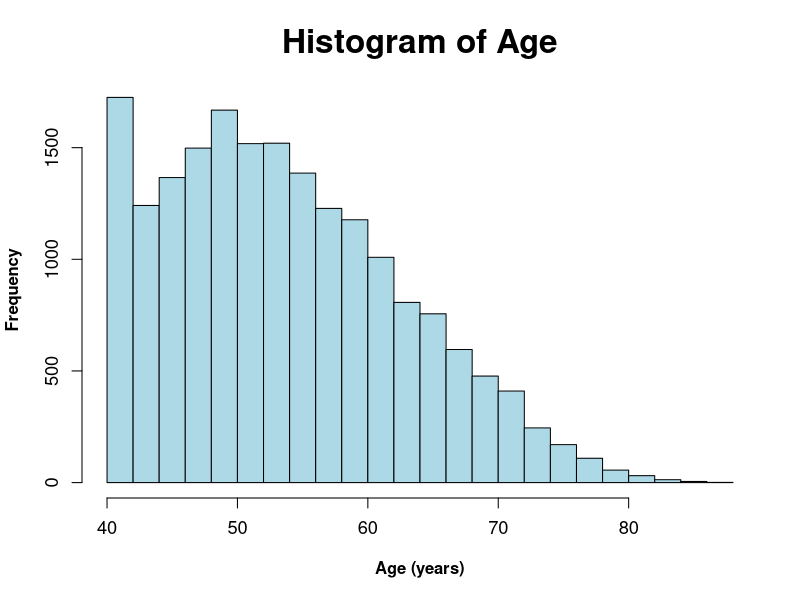
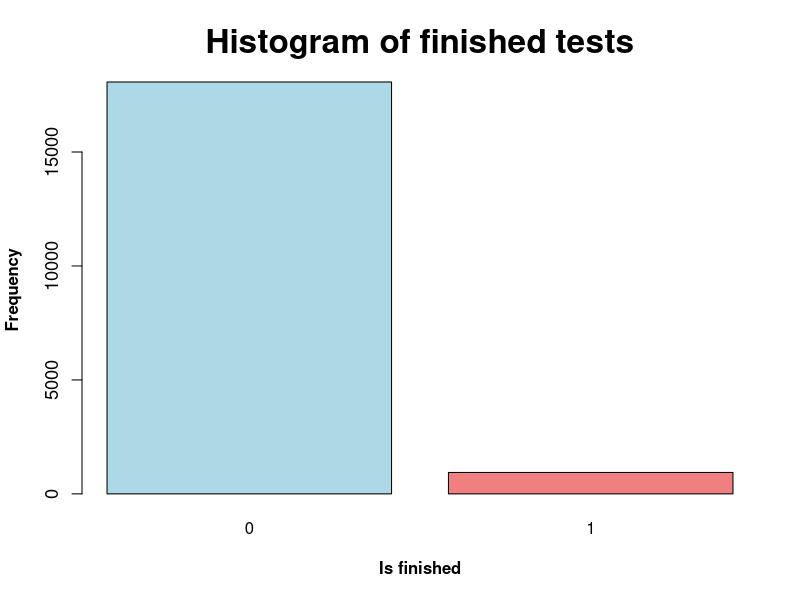
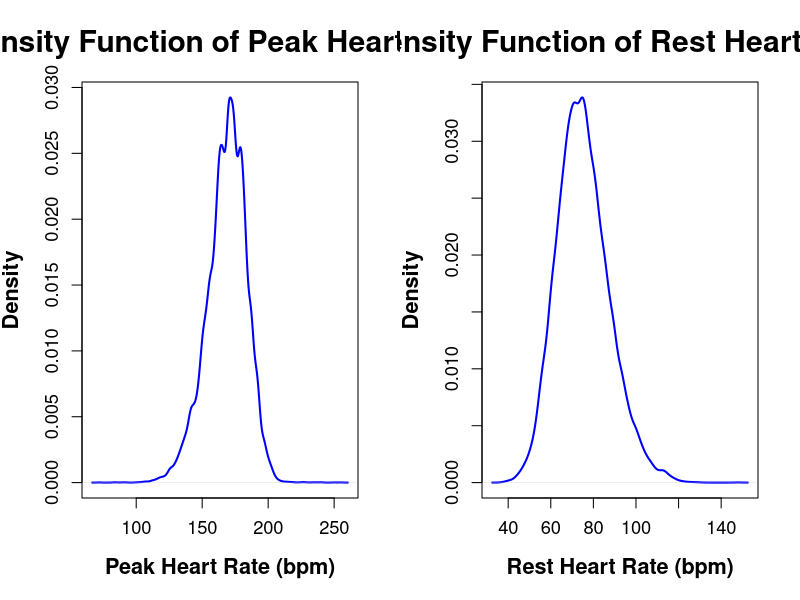
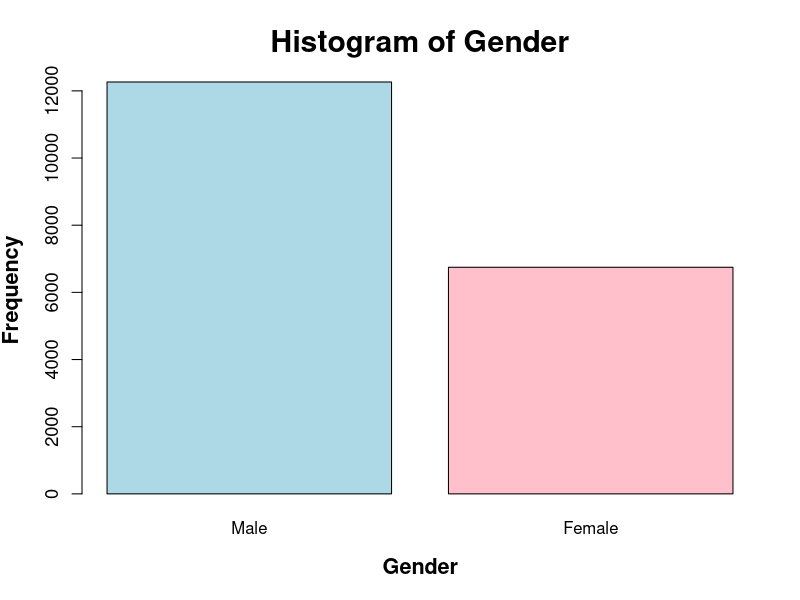
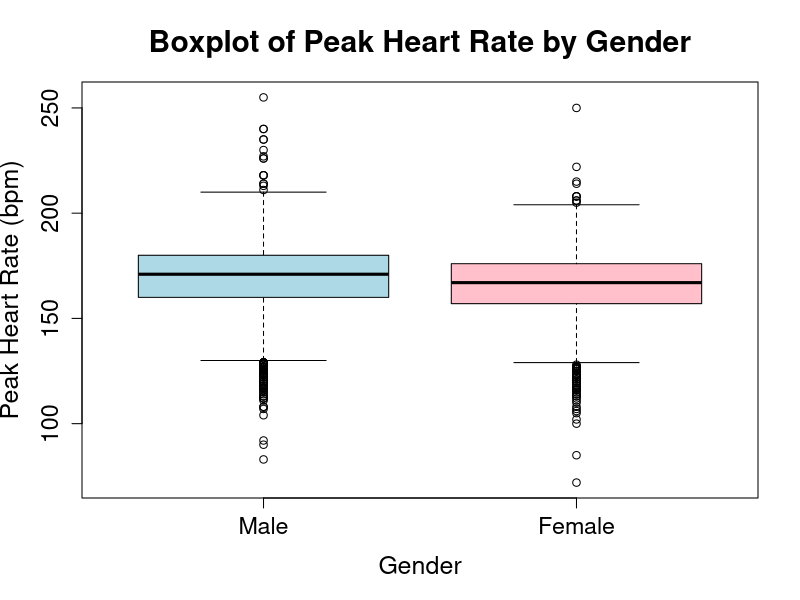
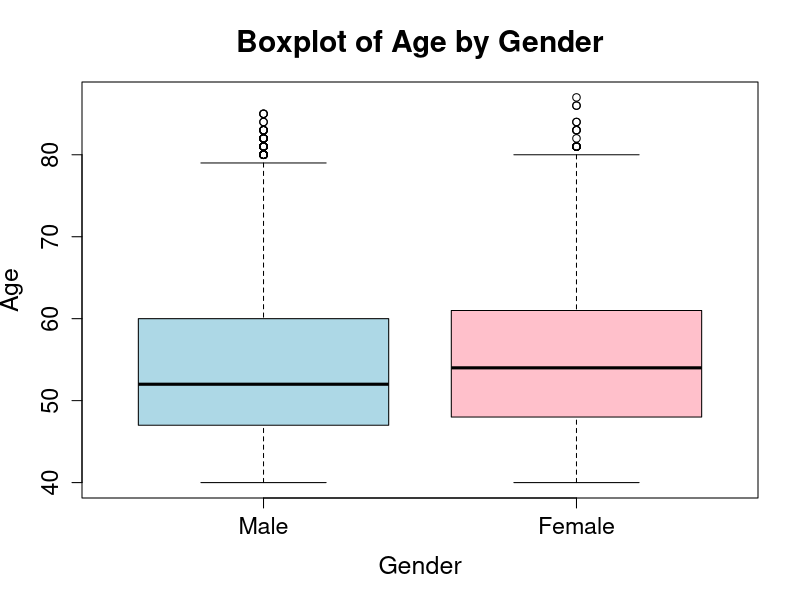
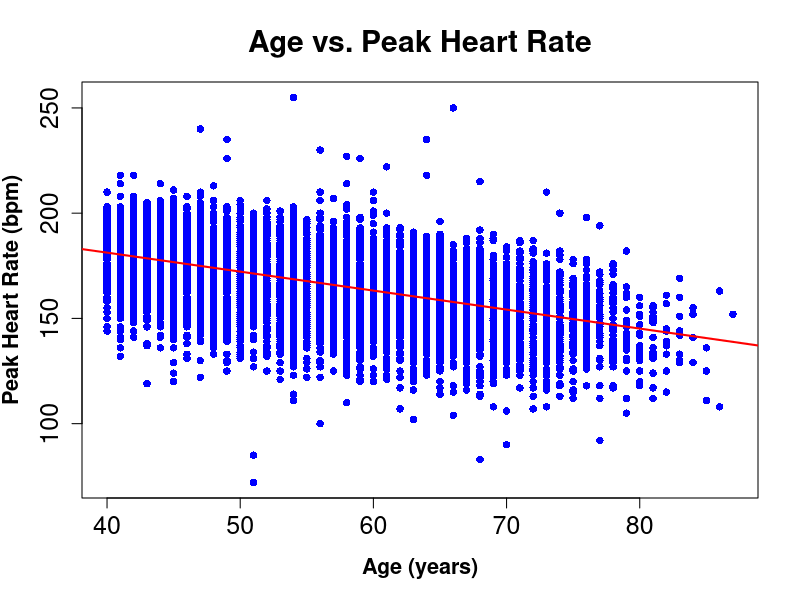
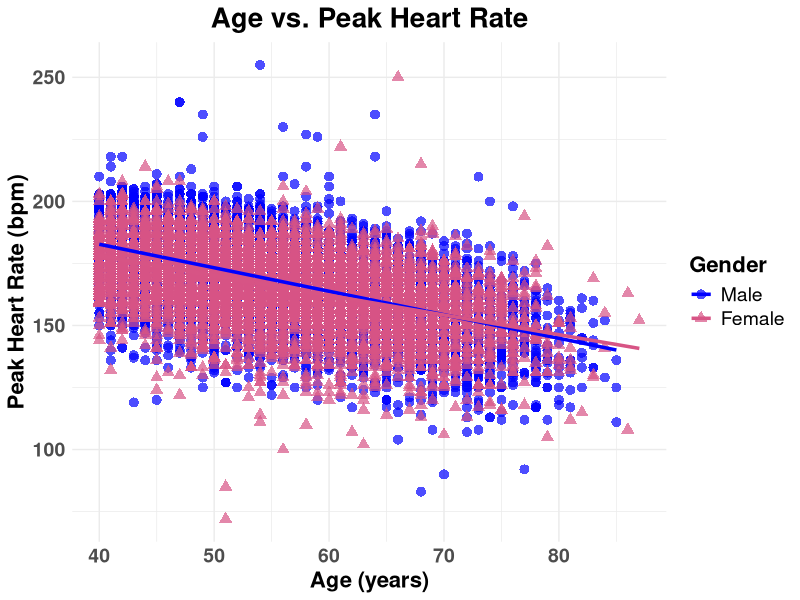

Source code (R) for these figures, in order: (Note: this script raises an error after producing the figures.)
# Project 4 - Survival Analysis 
# Authors: Weronika Dyszkiewicz, Katarzyna Mamla

# Load packages
library(survival)
library(survminer)
library(ggplot2)

data<-read.csv('data_sydo_etal.csv')
data<-na.omit(data)
data$female <- as.factor(data$female)
data$Finished.test <- as.numeric(data$Finished.test)


# 1. Perform a descriptive analysis  (e.g., summary statistics/plots) for each variable.
# Construct plots that allow the visualization of the relationship between age and the maximum heart.
# Calculate appropriate measures of associations for the relationship between age and the maximum heart
# and provide an initial interpretation of the data. 

head(data)
str(data)
summary(data)
# 1 observation is missing in rest_hr

table(data$female)
table(data$Finished.test)

# a) Histogram of Age
hist(data$age, 
     col = "lightblue", 
     main = "Histogram of Age", 
     xlab = "Age (years)", 
     ylab = "Frequency", 
     breaks = 20,
     cex.main = 2,
     cex.lab = 1,
     font.lab = 2,
     cex.axis = 1.1,
     font.axis = 1.6)

# b) Histogram of finished tests
finished_test_counts <- table(data$Finished.test)
barplot(
  finished_test_counts,
  col = c("lightblue", "lightcoral"),
  main = "Histogram of finished tests", 
  xlab = "Is finished", 
  ylab = "Frequency",
  cex.lab = 1,
  font.lab = 2,
  cex.main = 2,
  cex.axis = 1.1,
  font.axis = 1.6
)

# c) Density Function of Peak Heart Rate and Density Function of Rest Heart Rate
par(mfrow = c(1, 2))
density_peak_hr <- density(data$peak_hr)

plot(
  density_peak_hr, 
  main = "Density Function of Peak Heart Rate",
  xlab = "Peak Heart Rate (bpm)", 
  ylab = "Density",
  col = "blue", 
  lwd = 2 ,
  cex.lab = 1.3,
  font.lab = 2,
  cex.main = 1.8,
  cex.axis = 1.1,
  font.axis = 1.6
)

density_rest_hr <- density(data$rest_hr, na.rm=TRUE)

plot(
  density_rest_hr, 
  main = "Density Function of Rest Heart Rate",
  xlab = "Rest Heart Rate (bpm)", 
  ylab = "Density",
  col = "blue", 
  lwd = 2,
  cex.lab = 1.3,
  font.lab = 2,
  cex.main = 1.8,
  cex.axis = 1.1,
  font.axis = 1.6
)

# d) Histogram of Gender
par(mfrow = c(1, 1))

gender_factor <- factor(data$female, levels = c(0, 1), labels = c("Male", "Female"))

gender_counts <- table(gender_factor)

barplot(
  gender_counts,
  col = c("lightblue", "pink"),
  main = "Histogram of Gender", 
  xlab = "Gender", 
  ylab = "Frequency",
  names.arg = c("Male", "Female"),
  cex.lab = 1.3,
  font.lab = 2,
  cex.main = 1.8,
  cex.axis = 1.1,
  font.axis = 1.6
)


# e) Boxplot of Peak Heart Rate by Gender
boxplot(peak_hr ~ female, 
        data = data, 
        col = c("lightblue", "pink"), 
        names = c("Male", "Female"), 
        main = "Boxplot of Peak Heart Rate by Gender",
        ylab = "Peak Heart Rate (bpm)",
        xlab = "Gender",
        cex.lab = 1.5,
        font.lab = 2,
        cex.main = 1.8,
        cex.axis = 1.4,
        font.axis = 1.6)

# Kolmogorov-Smirnov Test for Normality
male_peak_hr <- data$peak_hr[data$female == 0]
female_peak_hr <- data$peak_hr[data$female == 1]
ks_test_male <- ks.test(male_peak_hr, "pnorm", mean = mean(male_peak_hr), sd = sd(male_peak_hr))
ks_test_female <- ks.test(female_peak_hr, "pnorm", mean = mean(female_peak_hr), sd = sd(female_peak_hr))


print("Kolmogorov-Smirnov Test for Male Peak HR:")
print(ks_test_male)

print("Kolmogorov-Smirnov Test for Female Peak HR:")
print(ks_test_female)
#Both the male and female peak heart rate distributions are not normally distributed.

wilcox_test <- wilcox.test(peak_hr ~ female, data = data)
print("Mann-Whitney U Test Results:")
print(wilcox_test)

# f) Boxplot of Age by Gender
boxplot(age ~ female, 
        data = data, 
        col = c("lightblue", "pink"), 
        names = c("Male", "Female"), 
        main = "Boxplot of Age by Gender",
        ylab = "Age",
        xlab = "Gender",
        cex.lab = 1.5,
        font.lab = 2,
        cex.main = 1.8,
        cex.axis = 1.4,
        font.axis = 1.6)

# g) Age vs. Peak Heart Rate
plot(data$age, data$peak_hr, 
     main = "Age vs. Peak Heart Rate", 
     xlab = "Age (years)", 
     ylab = "Peak Heart Rate (bpm)", 
     pch = 16, col = "blue",
     cex.lab = 1.3,
     font.lab = 2,
     cex.main = 1.8,
     cex.axis = 1.5,
     font.axis = 1.7)
#regression line
abline(lm(peak_hr ~ age, data = data), col = "red", lwd = 2)

# h) Age vs. Peak Heart Rate by Gender
ggplot(data, aes(x = age, y = peak_hr, color = gender_factor, shape = gender_factor)) +
  geom_point(size = 3, alpha = 0.7) +  
  geom_smooth(method = "lm", aes(color = gender_factor), se = FALSE,  size = 1.2) +  
  labs(
    title = "Age vs. Peak Heart Rate",
    x = "Age (years)",
    y = "Peak Heart Rate (bpm)",
    color = "Gender",
    shape = "Gender"
  ) +
  scale_color_manual(values = c("blue", "#D75485")) +  
  theme_minimal() +  
  theme(
    plot.title = element_text(hjust = 0.5, size = 20, face = "bold"), 
    axis.title = element_text(size = 16, face = "bold"),            
    axis.text = element_text(size = 14, face = "bold"),              
    legend.title = element_text(size = 16, face = "bold"),           
    legend.text = element_text(size = 14)                            
  )



#Appropriate  measures of associations for the relationship between age and the maximum heart

# Pearson correlation between Age and Peak Heart Rate
correlation <- cor(data$age, data$peak_hr, method = "pearson", use = "complete.obs")
cat("Pearson correlation coefficient:", correlation, "\n")
# corr= -0.54 so there is a moderate negative relationship between the two variables, 
# meaning that as one variable increases, the other tends to decrease, but not strongly. 
# as age increases, the maximum heart rate decreases

model <- lm(peak_hr ~ age, data = data)
summary(model)
# slope=-0.9 
# This indicates that for each additional year of age,
# the maximum heart rate (peak_hr) decreases by 0.9 bpm on average.
# The relationship is considered statistically significant.


# 2. Now consider this data set from a perspective of survival analysis.
# For that, you need to interpret “peak_hr” as the “time to an event of interest”
# and Finished.test as indicative of right censoring (0 –  completely observed; 1 – censored).
# Apply the Kaplan-Meier method to estimate the overall survival 
# curve of “peak_hr”.
# Do the same for males and females separately.      

#(0 –  completely observed -event finished test; 1 – censored - not finished test)

surv_obj <- Surv(time = data$peak_hr, event =1- data$Finished.test, type='right')

# Fit the Kaplan-Meier model for the entire dataset
km.model <- survfit(surv_obj ~ 1, type='kaplan-meier', data=data) # we not consider X variables so we put ~1

summary(km.model)
km.model


# Plot Kaplan-Meier survival curve
ggsurvplot(
  km.model,
  data = data,
  conf.int = FALSE, 
  censor = FALSE,
  break.time.by = 20,   
  title = "Kaplan-Meier Survival Curve for Peak Heart Rate",
  xlab = "Peak Heart Rate",
  ylab = "Survival Probability",
  font.main = c(25, "bold"),      
  font.x = c(20, "bold"),  
  font.y = c(20, "bold"), 
  font.tickslab = c(18, "plain"), 
  size = 1.5
)


# Second model gender as covariate
km_model_gender <- survfit(surv_obj ~ female, data = data)

summary(km_model_gender)

ggsurvplot(km_model_gender, 
           data = data,
           conf.int = FALSE, 
           tables.height = 0.12,
           pval = FALSE,
           censor = FALSE,
           legend.title = "Gender",
           legend.labs = c("Male", "Female"),
           break.time.by = 25,
           title = "Kaplan-Meier Survival Curves by Gender",
           xlab = "Peak Heart Rate",
           ylab = "Survival Probability",
           palette = c("blue", "red"),
           fontsize=5,
font.main = c(25, "bold"),      
font.x = c(20, "bold"),
font.y = c(20, "bold"),
font.tickslab = c(18, "plain"),
size = 1.5 ,
font.legend = c(18)  
)


#3. Compare “peak_hr” between females and males using an appropriate statistical test.
# Provide your reasoning for the choice of the test. 

# a) Log-rank test
log_rank_test<-survdiff(surv_obj~data$female, data = data,rho=0)
log_rank_test
log_rank_test$pvalue
# pvalue is less than 0.05, it suggests that there is a statistically 
# significant difference in survival between males and females.
# it means that the null hypothesis of no difference between the groups is rejected

# b) Peto & peto test
diff_peto_peto<-survdiff(surv_obj~data$female, data = data, rho=1)
diff_peto_peto

# Log-rank: tests the overall difference in survival distributions between groups.

# Peto-Peto: focuses more on the early event times 
# (i.e., differences between groups in the initial stages of the event).

# In both tests p-value is <2e-16 and this indicates a significant difference
# between the survival curves for males and females.
# It means that the null hypothesis of no difference between
# the groups should be rejected.

# 4. Perform a Weibull regression analysis using “Peak_hr” as the outcome
# and the remaining variables in  the data set as covariates.
# Is “Age” significantly influencing the outcome variable?
# Is the sex of the individuals significantly influencing the outcome variable?
model_weibull_null <-survreg(surv_obj ~ 1, dist='weibull', data=data)
model_weibull<-survreg(surv_obj ~ data$age+data$female+data$rest_hr, dist='weibull', data=data)

summary(model_weibull)

step(model_weibull_null, scope = list(lower = model_weibull_null, upper = model_weibull), 
     direction = "forward")


model_weibull_no_age<-survreg(surv_obj ~data$female+data$rest_hr, dist='weibull')
model_weibull_no_gender<-survreg(surv_obj ~data$age+data$rest_hr, dist='weibull')
AIC(model_weibull_no_age, model_weibull_no_gender) # only for comparing models with the same number of variables



anova( model_weibull_no_age,model_weibull, test = "Chisq")
anova( model_weibull_no_gender,model_weibull, test = "Chisq")



# Check if model fits well
x<-log(data$peak_hr)
F<-ecdf(data$peak_hr)
F(data$peak_hr)

plot(log(data$peak_hr), log(-log(1-F(data$peak_hr))))


y<-log(-log(1-F(data$peak_hr)))
x<-log(data$peak_hr)


inf_indices <- is.infinite(y)

y_clean <- y[!inf_indices]
x_clean <- x[!inf_indices]


model <- lm(y_clean ~ x_clean)
summary(model)


plot(x_clean, y_clean, main = "Weibull plot", xlab = "log(data$peak_hr)", ylab = "log(-log(1-F(data$peak_hr)))")
abline(model)


# 5. Perform a residual analysis of the estimated model in 4.
# Use Cox-Snel residuals and perform a statistical test to validate the respective
# distribution. 

#A model fits the data well if the Cox-Snell residuals follow an exponential distribution
# of parameter 1;
#the Komologorov-Smirnov Goodness of Fit Test (KS-test) is used
# to assess whether this is the case.

rC<-(data$peak_hr*exp(-log(predict(model_weibull,type = "response", data,
                                   na.action='na.omit'))))^(1/model_weibull$scale)

par(mfrow = c(1, 2))

# Q-Q plot comparing Cox-Snell residuals with the exponential distribution
qqplot(qexp(ppoints(length(rC))), rC, 
       main = "Q-Q plot of Cox-Snell Residuals", 
       xlab = "Theoretical Quantiles (Exponential)", 
       ylab = "Sample Quantiles (Residuals)",
       cex.lab = 1.3,
       cex.axis = 1.3) 
qqline(rC, distribution = qexp, col = "red", lty = 2, lwd = 2)

# Perform a statistical test (Kolmogorov-Smirnov test) to validate the exponential distribution
ks_test <- ks.test(rC, "pexp", rate = 1)
print(ks_test)

Q1 <- quantile(data$peak_hr, 0.25, na.rm = TRUE)  
Q3 <- quantile(data$peak_hr, 0.75, na.rm = TRUE)  
IQR <- Q3 - Q1                                   
lower_bound <- Q1 - 1.5 * IQR
upper_bound <- Q3 + 1.5 * IQR

data2 <- data[data$peak_hr >= lower_bound & data$peak_hr <= upper_bound, ]
surv_obj2 <- Surv(time = data2$peak_hr, event =1- data2$Finished.test, type='right')
model_weibull2<-survreg(surv_obj2 ~ data2$age+data2$female+data2$rest_hr, dist='weibull', data=data2)

rC2<-(data2$peak_hr*exp(-log(predict(model_weibull2,type = "response", data2,
                                     na.action='na.omit'))))^(1/model_weibull2$scale)

qqplot((qexp(ppoints(length(rC2)))), (rC2),
       main = "Q-Q plot of Cox-Snell Residuals (After Removing Outliers)", 
       xlab = "Theoretical Quantiles (Exponential)", 
       ylab = "Sample Quantiles (Residuals)",
       cex.lab = 1.3, 
       cex.axis = 1.3) 
qqline(rC2, distribution = qexp, col = "red", lty = 2, lwd = 2) 

# Perform a statistical test (Kolmogorov-Smirnov test) to validate the exponential distribution
ks_test2 <- ks.test(rC2, "pexp", rate = 1)
print(ks_test2)

par(mfrow = c(1, 1))

# 6. Estimate a Cox’s proportional hazard model using “Peak_hr” as the outcome
# and the remaining variables in the data set as covariates.
# Is “Age” significantly influencing the outcome variable?
# Is the sex of the individuals significantly influencing the outcome variable?

model_cph<-coxph(surv_obj ~ data$age+data$female+data$rest_hr)
summary(model_cph)

reduced_model <- coxph(surv_obj ~ data$age + data$rest_hr)
anova(model_cph, reduced_model, test = "LRT")

reduced_model2 <- coxph(surv_obj ~ data$female + data$rest_hr)
anova(model_cph, reduced_model2, test = "LRT")

model_cph_age<-coxph(surv_obj ~ data$age)
summary(model_cph_age)

model_cph_gender<-coxph(surv_obj ~ data$female)
summary(model_cph_gender)

library(MASS)
?stepAIC
stepwise_model <- stepAIC(model_cph, direction = "both")
summary(stepwise_model)
#The results from the stepwise selection (stepAIC) and the Cox model summary indicate
# that all three variables (age, female, and rest_hr) are significant predictors
#of the outcome variable (Peak_hr).
#Coefficients (coef) and Hazard Ratios (exp(coef)):
#  data$age:
  
#  Coefficient: 0.0683 — Age positively impacts the hazard (risk).
#Hazard ratio: 1.0707 — Each additional year of age increases the risk by approximately 7%.
#p-value: <2e-16 — Age is highly statistically significant.

#data$female (sex):
  
#  Coefficient: 0.3023 — Being female increases the hazard compared to males.
#Hazard ratio: 1.3529 — Females have a 35% higher risk than males.
#p-value: <2e-16 — Sex is highly statistically significant.
#data$rest_hr (resting heart rate):
  
#  Coefficient: -0.0258 — A higher resting heart rate decreases the hazard.
#Hazard ratio: 0.9745 — Each 1 bpm increase in resting heart rate reduces the risk by about 2.5%.
#p-value: <2e-16 — Resting heart rate is highly statistically significant.

# 7. Discuss the idea of using the estimated model to predict the age of an individual.

